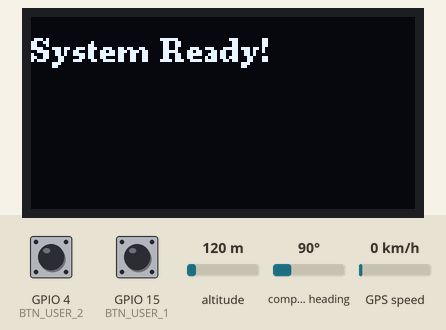
The program below on a simulated ESP32. Parts: 128×64 one-colour display. The inputs (shaded band) are chosen by the test bench; at power-on: GPIO 4 (BTN_USER_2) HIGH, GPIO 15 (BTN_USER_1) HIGH, altitude 120 m, compass heading 90°, GPS speed 0 km/h. The GPS gets a fix after 3 s at 37.7749, -122.4194 with 8 satellites; no radio packets arrive unless stated; what the program prints to the serial monitor is not drawn.

Above: at 0.2 s.
At 2.3 s:
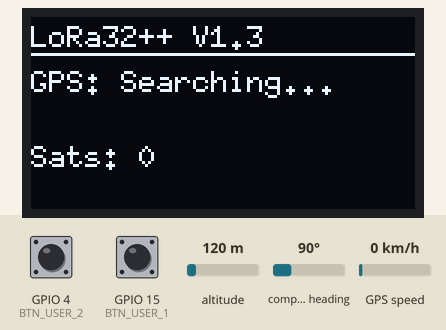
2.4 s: GPIO 4 (BTN_USER_2) pulled LOW for 0.15 s
At 4.5 s:
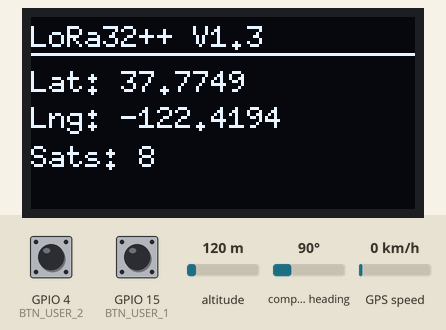
Timing chart, 0 to 6.0 s (numbered marks = the images above; inputs shaded):
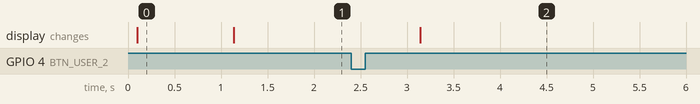

Measured:
- what the display in image 0 shows lasts 1.0 s, from 0.1 s to 1.1 s

The program:

main.cpp
```cpp
#include <Arduino.h>
#include <SPI.h>
#include <LoRa.h>
#include <Wire.h>
#include <U8g2lib.h>
#include <TinyGPSPlus.h>
#include "pins.h"

// Initialize OLED (SH1106, 128x64, Full Buffer, I2C)
U8G2_SH1106_128X64_NONAME_F_HW_I2C u8g2(U8G2_R0, /* reset=*/ U8X8_PIN_NONE);

// Initialize GPS
TinyGPSPlus gps;
HardwareSerial GPS_Serial(2); // Use UART2

// Variables for LoRa
const long frequency = 433E6; // 433 MHz

void setup() {
  Serial.begin(115200);
  while (!Serial);

  Serial.println("LoRa32++ V1.3 Booting...");

  // 1. Initialize Buttons
  pinMode(BTN_USER_1, INPUT_PULLUP);
  pinMode(BTN_USER_2, INPUT_PULLUP);

  // 2. Initialize I2C and OLED
  Wire.begin(OLED_SDA_PIN, OLED_SCL_PIN);
  u8g2.begin();
  u8g2.clearBuffer();
  u8g2.setFont(u8g2_font_ncenB08_tr);
  u8g2.drawStr(0, 15, "LoRa32++ V1.3");
  u8g2.drawStr(0, 30, "Booting...");
  u8g2.sendBuffer();

  // 3. Initialize GPS
  GPS_Serial.begin(9600, SERIAL_8N1, GPS_RX_PIN, GPS_TX_PIN);
  Serial.println("GPS Serial Initialized.");

  // 4. Initialize LoRa
  // Note: For ESP32, LoRa.setPins() is highly recommended
  LoRa.setPins(LORA_NSS_PIN, LORA_RESET_PIN, LORA_DIO0_PIN);

  if (!LoRa.begin(frequency)) {
    Serial.println("Starting LoRa failed!");
    u8g2.clearBuffer();
    u8g2.drawStr(0, 15, "LoRa Init Failed!");
    u8g2.sendBuffer();
    while (1);
  }
  Serial.println("LoRa Initialized successfully.");

  u8g2.clearBuffer();
  u8g2.drawStr(0, 15, "System Ready!");
  u8g2.sendBuffer();
  delay(1000);
}

void loop() {
  // ==========================================
  // 1. Process GPS Data
  // ==========================================
  while (GPS_Serial.available() > 0) {
    if (gps.encode(GPS_Serial.read())) {
      if (gps.location.isUpdated()) {
        Serial.print("Lat: ");
        Serial.print(gps.location.lat(), 6);
        Serial.print(" | Lng: ");
        Serial.println(gps.location.lng(), 6);
      }
    }
  }

  // ==========================================
  // 2. Handle Buttons
  // ==========================================
  if (digitalRead(BTN_USER_1) == LOW) {
    Serial.println("Button 1 Pressed");
    delay(200); // Basic debounce
  }
  if (digitalRead(BTN_USER_2) == LOW) {
    Serial.println("Button 2 Pressed");
    delay(200); // Basic debounce
  }

  // ==========================================
  // 3. Update OLED Display (Every 1 second)
  // ==========================================
  static unsigned long lastDisplayUpdate = 0;
  if (millis() - lastDisplayUpdate > 1000) {
    lastDisplayUpdate = millis();

    u8g2.clearBuffer();
    u8g2.setFont(u8g2_font_6x10_tf);

    // Header
    u8g2.drawStr(0, 10, "LoRa32++ V1.3");
    u8g2.drawLine(0, 12, 128, 12);

    // GPS Info
    if (gps.location.isValid()) {
      char latStr[20];
      char lngStr[20];
      sprintf(latStr, "Lat: %.4f", gps.location.lat());
      sprintf(lngStr, "Lng: %.4f", gps.location.lng());
      u8g2.drawStr(0, 25, latStr);
      u8g2.drawStr(0, 37, lngStr);
    } else {
      u8g2.drawStr(0, 25, "GPS: Searching...");
    }

    // Satellites
    char satStr[20];
    sprintf(satStr, "Sats: %d", gps.satellites.value());
    u8g2.drawStr(0, 50, satStr);

    u8g2.sendBuffer();
  }

  // Add LoRa receiving/transmitting logic here...
}
```

pins.h
```cpp
#ifndef LORA32PP_V1_3_PINS_H
#define LORA32PP_V1_3_PINS_H

// ==========================================
// LoRa Ra-02 (SX1278) - SPI
// ==========================================
#define LORA_NSS_PIN    18
#define LORA_SCK_PIN    5
#define LORA_MOSI_PIN   27
#define LORA_MISO_PIN   19
#define LORA_RESET_PIN  23
#define LORA_DIO0_PIN   26
#define LORA_DIO1_PIN   33

// ==========================================
// GPS ATGM336H - Hardware Serial 2
// ==========================================
#define GPS_RX_PIN      13  // ESP32 RX (receives from GPS TX)
#define GPS_TX_PIN      16  // ESP32 TX (sends to GPS RX)

// ==========================================
// OLED SH1106 - I2C
// ==========================================
#define OLED_SDA_PIN    21
#define OLED_SCL_PIN    22

// ==========================================
// User Buttons
// ==========================================
#define BTN_USER_1      15  // Former Boot button
#define BTN_USER_2      4   // Former GPIO 39 button

#endif // LORA32PP_V1_3_PINS_H
```
